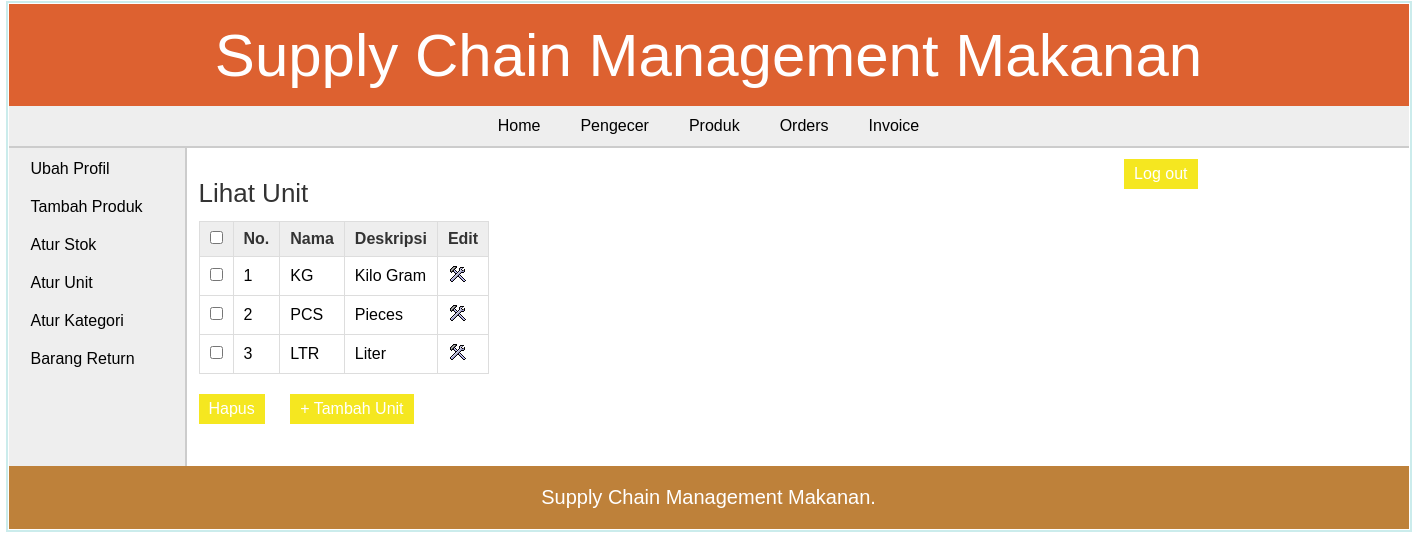
/manufacturer/view_unit.php (signed in), run on an earlier commit of the app's database.
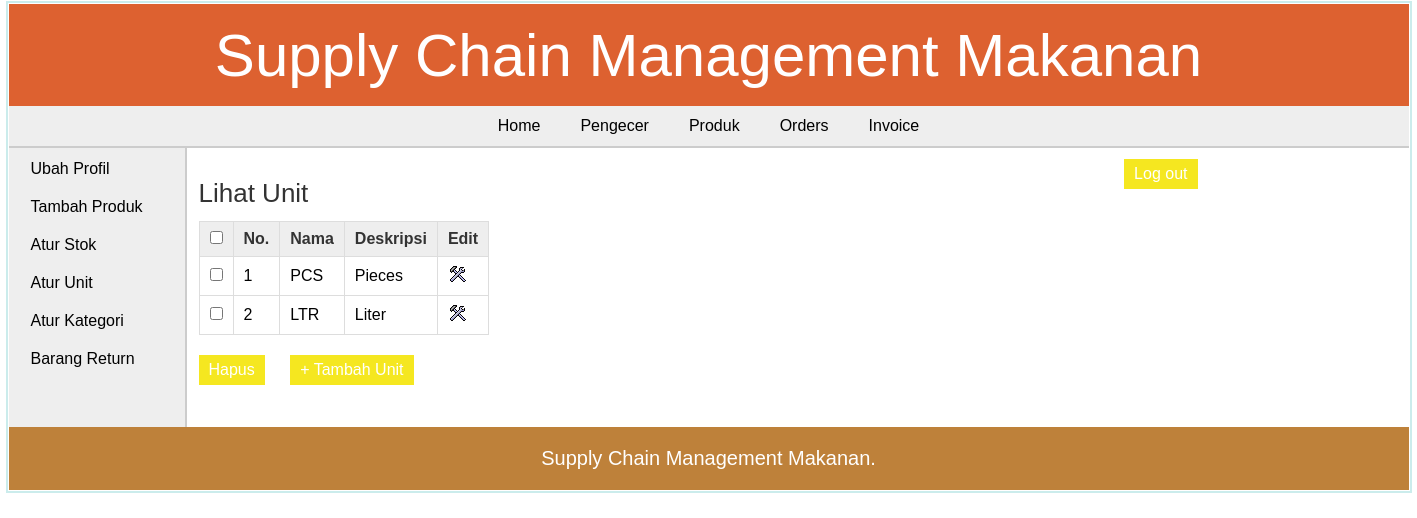
And on a later commit of the database.
### tables this page shows
CREATE TABLE `unit` (
  `id` int(11) NOT NULL,
  `unit_name` varchar(20) NOT NULL,
  `unit_details` text DEFAULT NULL
);

### manufacturer/view_unit.php (the view, shortened to what this page needs)
<?php
	include("../includes/config.php");
	if(isset($_SESSION['manufacturer_login'])) {
		if($_SESSION['manufacturer_login'] == true) {
			$query_selectUnit = "SELECT * FROM unit";
			$result_selectUnit = mysqli_query($con,$query_selectUnit);
		}
		else {
			header('Location:../index.php');
		}
	}
	else {
		header('Location:../index.php');
	}
?>
<!DOCTYPE html>
<html>
<head>
	<link rel="stylesheet" href="../includes/main_style.css" >
</head>
<body>
	<?php
		include("../includes/header.inc.php");
		include("../includes/nav_manufacturer.inc.php");
		include("../includes/aside_manufacturer.inc.php");
	?>
	<section>
		<h1>Lihat Unit</h1>
		<form action="" method="POST" class="form">
		<table class="table_displayData">
			<tr>
				<th> <input type="checkbox" onClick="toggle(this)" /> </th>
				<th>No.</th>
				<th>Nama</th>
				<th>Deskripsi</th>
				<th> Edit </th>
			</tr>
			<?php $i=1; while($row_selectUnit = mysqli_fetch_array($result_selectUnit)) { ?>
			<tr>
				<td> <input type="checkbox" name="chkId[]" value="<?php echo $row_selectUnit['id']; ?>" /> </td>
				<td> <?php echo $i; ?> </td>
				<td> <?php echo $row_selectUnit['unit_name']; ?> </td>
				<td> <?php echo $row_selectUnit['unit_details']; ?> </td>
				<td> <a href="edit_unit.php?id=<?php echo $row_selectUnit['id']; ?>"><img src="../images/edit.png" alt="edit" /></a> </td>
			</tr>
			<?php $i++; } ?>
		</table>
		<input type="submit" value="Hapus" class="submit_button"/>
		<a href="add_unit.php"><input type="button" value="+ Tambah Unit" class="submit_button"/></a>
		</form>
	</section>
	<?php
		include("../includes/footer.inc.php");
	?>
</body>
</html>

What changed in the data, as far as the page shows it:
removed unit: unit_name "KG", unit_details "Kilo Gram"
